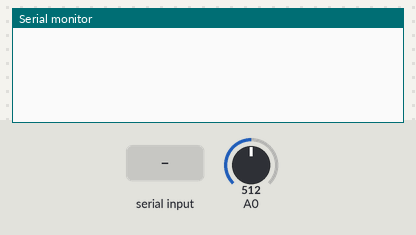
This sketch was run on a simulated Arduino Uno, built with avr-gcc and run on an emulated ATmega328P. On the bench: the last lines printed to the serial monitor. The inputs (shaded band) are chosen by the test bench; at power-on: A0 = 512.

Above: at 1.2 s.
1.3 s: "Osciloscope\n" received over Serial
At 2.1 s:
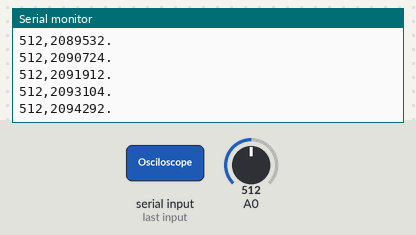
2.8 s: A0 set to 716
At 3.4 s:
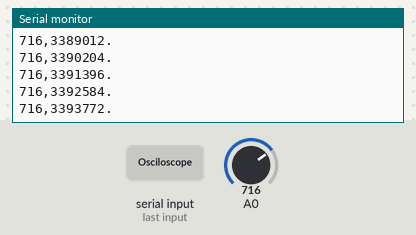
Timing chart, 0 to 4.3 s (numbered marks = the images above; inputs shaded):
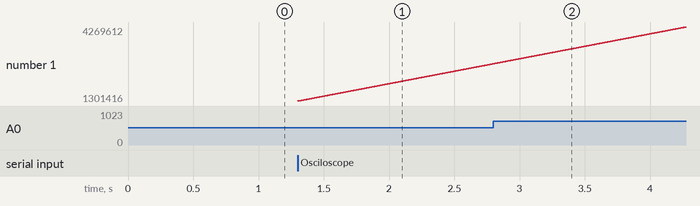

Measured:
- after the input at 1.3 s, the serial monitor: prints a new line at once (image 1)

The sketch:

Multimetro.ino
```cpp
bool measure=false;

String entry;
char stopp;
void setup() {
  Serial.begin(115200);
}

void loop() {
  // Serial.println("hola Mundo");
  // put your main code here, to run repeatedly:
  if (Serial.available())
  {
    entry=Serial.readStringUntil('\n');
    Serial.println(entry);
    if(entry=="Osciloscope")
    {
      measure=true;
      while(measure)
      {
        int analogV=analogRead(A0);
        Serial.println();
        Serial.print(analogV);
        Serial.print(",");
        Serial.print(micros());
        Serial.print(".");
      }
    }

  }
}
```
